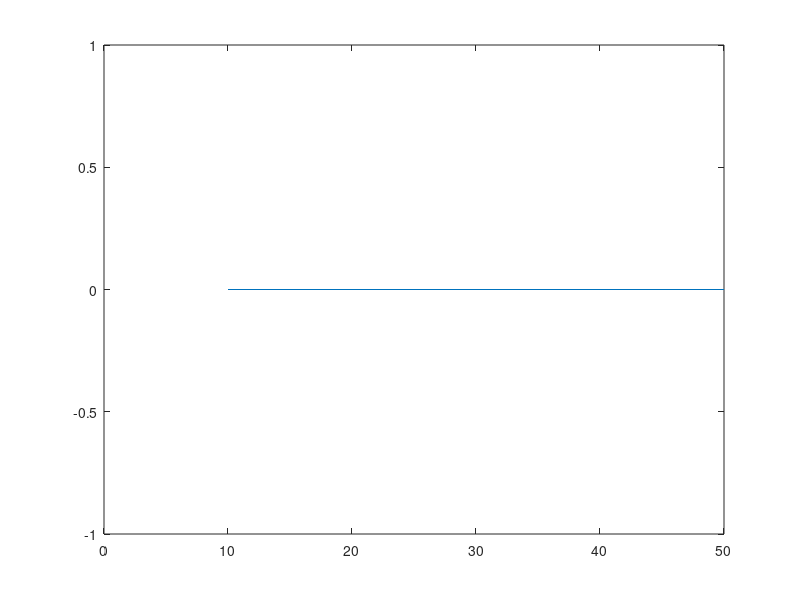

Recreate this plot in MATLAB.

clear all;

%% Repulsive forces variables
ep_0    = 8.85e-12;                 % Dielectric permittivity in vaccum
ep_r    = 80;                       % Relatively dielectric permittivity of water
a_p     = 0.68;                     % Bacteria's radius
psi_p   = -36.32;                   % Zeta potential bacteria
psi_c   = -14.06;                   % Zeta potential clay
k       = 2.9059e16;                % Debye's length
h       = [0 10 20 30 40 50];       % Separation distance
phi_edl = [0 0 0 0 0 0];            % Repulsive force

%% Attractive forces variables
A       = 6.5e-21;                  % Hamaker constant for interaction media
lambda  = 100;                      % Wavelength of dielectric
phi_vdw = [0 0 0 0 0 0];            % Attraction forces


%% Repulsive force equation

for i = 1:6
phi_edl(i) = pi * ep_0 * ep_r * a_p *...
    (... 
    (2 * psi_p * psi_c * ...
    log((1 + exp(-k * h(i)))/(1 - exp(-k * h(i)))) + ...
    (psi_p^2 + psi_c^2) * log(1 - exp(-2 * k * h(i)))...
    )...
    );
end

%% Attractive forces equation

phi_vdw = ((-A* a_p) / 6 * h(i)) * (1 + ((14 * h(i))/(lambda)))^(-1);




%% Plot 
plot(h, phi_edl);





